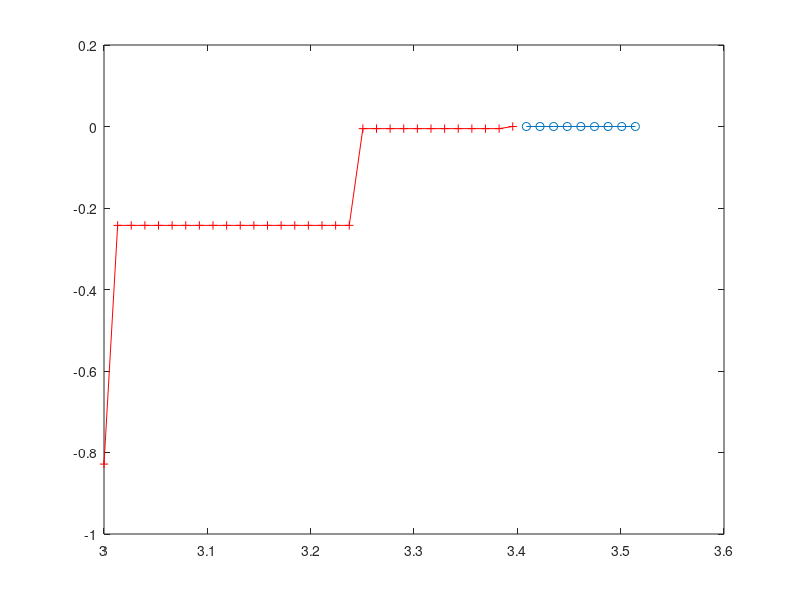

Reproduce this figure in MATLAB.

change_step_size_conditions = linspace(3, 2.1+sqrt(2), 40);

vD = [];

for change_step_size_condition = change_step_size_conditions


    d = 12;

    step_size = 2;
    step_size_modifier = 1/sqrt(2);



    for i=1:150

        d = d-step_size;

        if d<step_size*change_step_size_condition
            step_size = step_size * step_size_modifier;
        end
    end

    %plot(vD, '-+')

    vD = [vD, d];
end

figure(1)
plot(change_step_size_conditions(vD>0), vD(vD>0), '-o')
hold on
plot(change_step_size_conditions(vD<=0), vD(vD<=0), '-+r')
hold off